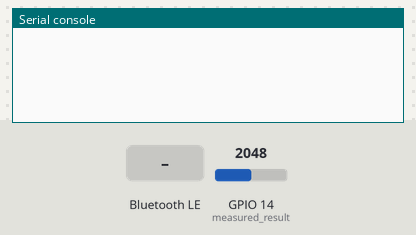
Simulated run of this program. Board: ESP32 board running MicroPython. On the bench: the last lines printed to the serial console. The inputs (shaded band) are chosen by the test bench; at power-on: GPIO 14 (measured_result) = 2048 (analog values on the 0–4095 scale). Nothing arrives over Bluetooth unless stated.

Above: at 1.2 s.
1.3 s: "1" written over Bluetooth
At 1.7 s:
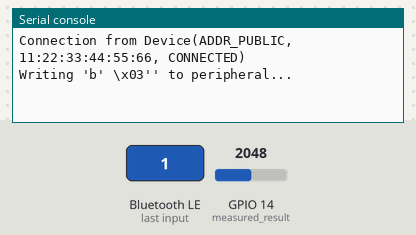
2.8 s: GPIO 14 (measured_result) set to 2866
At 3.2 s:
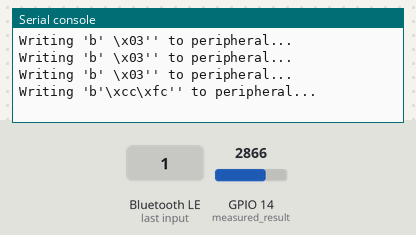
4.3 s: GPIO 14 (measured_result) set to 3603
At 4.7 s:
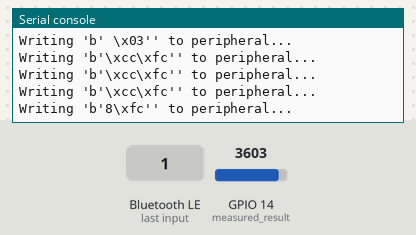
5.8 s: GPIO 14 (measured_result) set to 4095
At 6.2 s:
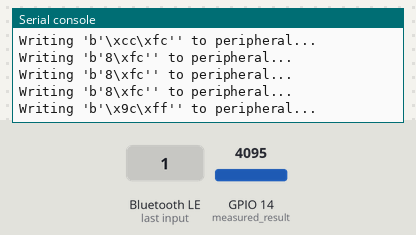
7.3 s: GPIO 14 (measured_result) set to 2047
At 7.7 s:
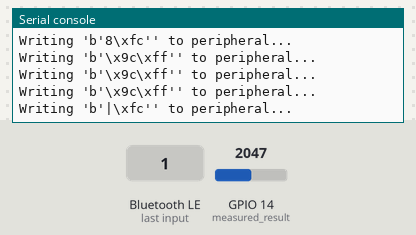
8.8 s: GPIO 14 (measured_result) set to 1228
At 9.2 s:
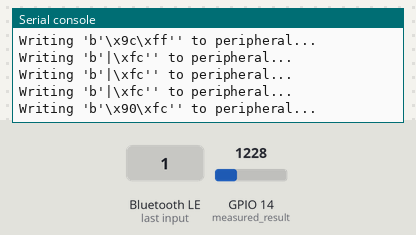

The program:

peripheral.py
```python
# Bluetooth peripheral code for fluorescence sensor

import aioble
import uasyncio as asyncio
import bluetooth as bt

from machine import Pin, ADC

import random
import struct

# UUID constants
_COMM_UUID = bt.UUID("26c00001-ece0-4f7a-b663-223de05387cc")
_COMM_RW_UUID = bt.UUID("26c00002-ece0-4f7a-b663-223de05387cc")

# register GATT service
comm_service = aioble.Service(_COMM_UUID)
comm_characteristic = aioble.Characteristic(
        comm_service,
        _COMM_RW_UUID,
        read=True,
        write=True,
        notify=True
)
aioble.register_services(comm_service)

# set up pins
measured_result = ADC( Pin(14, Pin.IN) )

# TODO
# tof_scl = Pin(22
# tof_sda = Pin(21
# tof_shutdown = Pin(19
#

def encode(data):
    return struct.pack("<h", int(data * 100))

async def write(conn):
    while True:
        result = encode( measured_result.read_u16() )
        print(f"Writing '{result}' to peripheral...")
        comm_characteristic.write(result)
        comm_characteristic.notify(conn)
        await asyncio.sleep_ms(500) # change time accordingly

async def advertise():
    while True:
        async with await aioble.advertise(
                250000, # advertising interval (ms)
                name="ESP32",
                services=[_COMM_UUID],
        ) as connection:
            print(f"Connection from {connection.device}")
            await write(connection)
            await connection.disconnected(timeout_ms=None) # may need timeout later

async def main():
    asyncio.run(advertise())

asyncio.run(main())
```

Measured:
- after the input at 1.3 s, the serial console: prints a new line at once (image 1)
- after the input at 2.8 s, the serial console: prints a new line at once (image 2)
- after the input at 4.3 s, the serial console: prints a new line at once (image 3)
- after the input at 5.8 s, the serial console: prints a new line at once (image 4)
- after the input at 7.3 s, the serial console: prints a new line at once (image 5)
- after the input at 8.8 s, the serial console: prints a new line at once (image 6)
